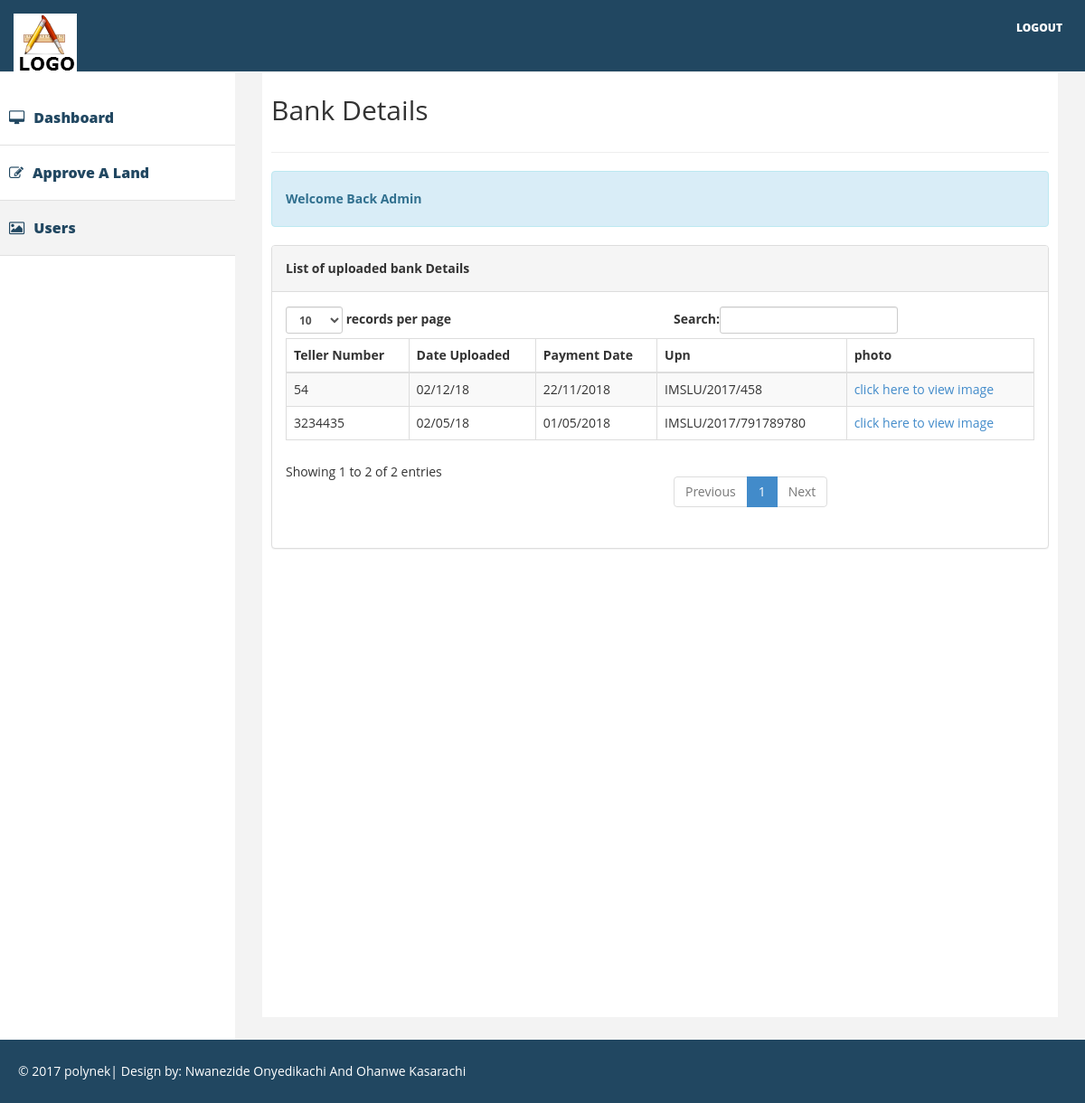
Page /admin/bankdetails.php (signed in) on the committed database.
### tables this page shows
CREATE TABLE `payment` (
  `id` int(11) NOT NULL,
  `tellerno` varchar(20) NOT NULL,
  `date_uploaded` varchar(20) NOT NULL,
  `payment_date` varchar(100) NOT NULL,
  `upn` text NOT NULL,
  `photo` varchar(100) NOT NULL
);

### admin/bankdetails.php (the view, shortened to what this page needs)
<?php
include"connect.php";
?>
<!DOCTYPE html>
<html>
<head>
    <link href="assets/css/bootstrap.css" rel="stylesheet" />
    <link href="assets/css/font-awesome.css" rel="stylesheet" />
    <link href="assets/css/custom.css" rel="stylesheet" />
</head>
<body>
    <div id="wrapper">
         <div class="navbar navbar-inverse navbar-fixed-top">
            <div class="adjust-nav">
                <div class="navbar-header">
                    <a class="navbar-brand" href="#">
                        <img src="assets/img/logo.png" />
                    </a>
                </div>
                <span class="logout-spn" >
                  <a href="logout.php" style="color:#fff;font-size:12px">LOGOUT</a>
                </span>
            </div>
        </div>
        <nav class="navbar-default navbar-side" role="navigation">
            <div class="sidebar-collapse">
                <ul class="nav" id="main-menu">
                    <li >
                        <a href="dashboard.php" ><i class="fa fa-desktop "></i>Dashboard </a>
                    </li>
                    <li>
                        <a href="approve.php"><i class="fa fa-edit "></i>Approve A Land</a>
                    </li>
                    <li class="active-link">
                        <a href="users.php"><i class="fa fa-image "></i>Users</a>
                    </li>
                </ul>
                            </div>
        </nav>
		 <div id="page-wrapper" >
            <div id="page-inner">
                <div class="row">
                    <div class="col-lg-12">
                     <h2>Bank Details</h2>
                    </div>
                </div>
                  <hr />
                <div class="row">
                    <div class="col-lg-12 ">
                        <div class="alert alert-info">
                             <strong>Welcome Back Admin</strong>
                        </div>
                    </div>
                    </div>
					<div class="row">
                    <div class="col-lg-12 ">
						<div class="panel panel-default">
                        <div class="panel-heading">
                             <strong>List of uploaded bank Details</strong>
                        </div>
                        <div class="panel-body">
                            <div class="table-responsive">
                                <table class="table table-striped table-bordered table-hover" id="dataTables-example">
                                    <thead>
                                        <tr>
										<th>Teller Number</th>
                                            <th>Date Uploaded</th>
                                            <th>Payment Date</th>
											<th>Upn</th>
											<th>photo</th>
                                        </tr>
                                    </thead>
                                    <tbody>
									<?php
	$mysqli1="select * from payment order by date_uploaded desc ";
	$myquery1=mysqli_query($con,$mysqli1) or die(mysqli_error());
		while($row2 = mysqli_fetch_object($myquery1)){
?>
                                        <tr class="">
										 <td><?php echo @$row2->tellerno;   ?></td>
                                            <td><?php echo @$row2->date_uploaded;   ?></td>
                                            <td><?php echo @$row2->payment_date;   ?></td>
                                            <td><?php echo @$row2->upn;   ?></td>
											<td><a href="../myportal/<?php echo @$row2->photo;   ?>">click here to view image</a></td>
		</tr> <?php  }  ?>
                                    </tbody>
                                </table>
                            </div>
                        </div>
                    </div>
                    </div>
                    </div>
		</div>
		</div></div>
		    <div class="footer">
            <div class="row">
                <div class="col-lg-12" >
                    &copy;  2017 polynek| Design by: <a href="" style="color:#fff;" target="_blank">Nwanezide Onyedikachi And Ohanwe Kasarachi</a>
                </div>
            </div>
        </div>
</body>
</html>

### admin/assets/css/custom.css (style rules this page uses)
body { font-family: 'Open Sans', sans-serif; line-height:30px; }
#wrapper { width: 100%; margin-top:50px; }
#page-wrapper { padding: 15px 15px; min-height: 600px; background:#F3F3F3; }
#page-inner { width:100%; margin:10px 20px 10px 0px; background-color:#fff!important; padding:10px; min-height:1050px; }
.sidebar-collapse .nav { padding:0; padding-top:50px; }
.sidebar-collapse > .nav > li > a { padding:15px 10px; color: #214761; font-weight: 900; font-size: 16px; }
.sidebar-collapse > .nav > li { border-bottom:1px solid #e1e1e1; }
.navbar-side { border:none; background-color: #fff; }
.navbar-inverse { background-color: #214761; border-color: #F0F0F0; min-height: 80px; }
.nav > li > a > i { margin-right:10px; }
.logout-spn { float:right; color:#fff; font-size:25px; font-weight:800; margin:20px; margin: 10px 25px 10px 50px; }
.logout-spn a { text-decoration:none; }
.active-link { background-color:#f3f3f3; }
.footer { background-color:#214761; width:100%; color:#fff; padding:20px 50px 20px 50px; padding-left:20px; }
@media (min-width:768px) { #page-wrapper { margin: 0 0 0 260px; padding: 15px 30px; min-height: 1050px; } }
@media (min-width:768px) { .navbar-side { z-index: 1; position: absolute; width: 260px; } }

### rows in the picture
payment: tellerno "54", date_uploaded "02/12/18", payment_date "22/11/2018", upn "IMSLU/2017/458"
payment: tellerno "3234435", date_uploaded "02/05/18", payment_date "01/05/2018", upn "IMSLU/2017/791789780"
